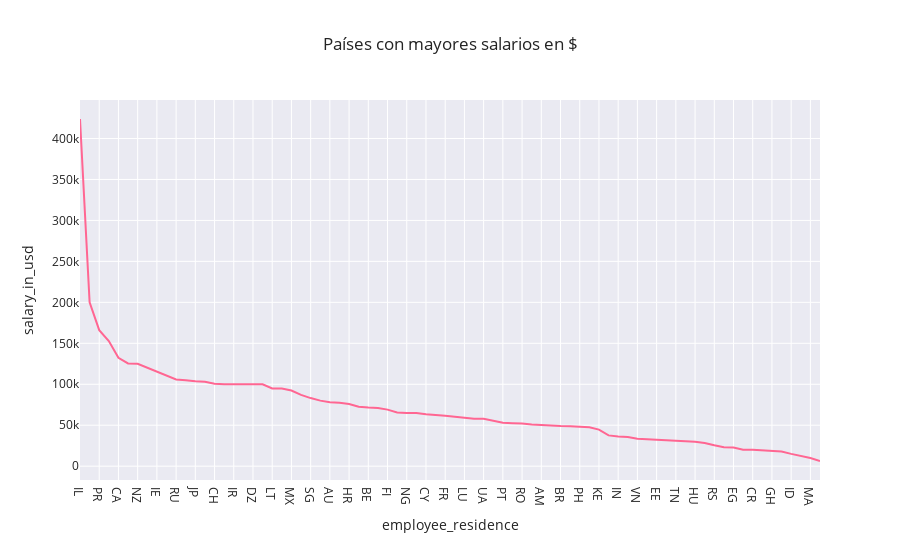

Here is the notebook cell this chart was saved with:
### Markdown cell above
¿Cuál es el país con los salarios promedio más altos en USD?

### Code cell
# Calculamos el salario promedio por país.
salario_medio_por_pais = df.groupby('employee_residence')['salary_in_usd'].mean().reset_index()

fig = px.line(salario_medio_por_pais.sort_values('salary_in_usd', ascending=False),
              x='employee_residence', y='salary_in_usd', 
              title='Países con mayores salarios en $',
              template="seaborn", 
              color_discrete_sequence=['#FF6692'])

fig.show()

### Figure 1 — Plotly figure (JSON) as saved in the notebook; plotly's stock layout.template omitted (floating-point values rounded to 4 significant figures)
{"data": [{"hovertemplate": "employee_residence=%{x}<br>salary_in_usd=%{y}<extra></extra>", "legendgroup": "", "line": {"color": "#FF6692", "dash": "solid"}, "mode": "lines", "name": "", "showlegend": false, "type": "scatter", "x": ["IL", "MY", "PR", "US", "CA", "CN", "NZ", "BA", "IE", "DO", "RU", "SE", "JP", "UZ", "CH", "IQ", "IR", "JE", "DZ", "AE", "LT", "DE", "MX", "GB", "SG", "BG", "AU", "NL", "HR", "CL", "BE", "AT", "FI", "HK", "NG", "CO", "CY", "SI", "FR", "ES", "LU", "LV", "UA", "GR", "PT", "BO", "RO", "IT", "AM", "KW", "BR", "CF", "PH", "PL", "KE", "CZ", "IN", "AR", "VN", "AS", "EE", "DK", "TN", "PK", "HU", "MT", "RS", "TH", "EG", "HN", "CR", "TR", "GH", "MD", "ID", "SK", "MA", "MK"], "xaxis": "x", "y": [423834, 200000, 166000, 152800.0, 132200.0, 125404, 125000, 120000, 114900.0, 110000, 105750, 105000, 103500.0, 103000, 100682, 100000, 100000, 100000, 100000, 100000, 94812, 94770.0, 92350.0, 86990.0, 83120, 80000, 77980.0, 77480.0, 75970.0, 72519, 71490.0, 71130.0, 69030, 65542, 65000, 64961, 63312, 62770.0, 61490.0, 60460.0, 59102, 57950.0, 57850, 55140.0, 53059, 52500, 52164, 50820.0, 50000, 50000, 48930.0, 48609, 47880, 47480.0, 44636, 37570.0, 36220.0, 35500, 33470.0, 32780.0, 31520, 31190.0, 30469, 30280.0, 29890.0, 28369, 25532, 23060.0, 22800, 20000, 20000, 19058, 18500, 18000, 15000, 12608, 10000, 6304], "yaxis": "y"}], "layout": {"legend": {"tracegroupgap": 0}, "title": {"text": "Países con mayores salarios en $"}, "xaxis": {"anchor": "y", "domain": [0, 1], "title": {"text": "employee_residence"}}, "yaxis": {"anchor": "x", "domain": [0, 1], "title": {"text": "salary_in_usd"}}}}
